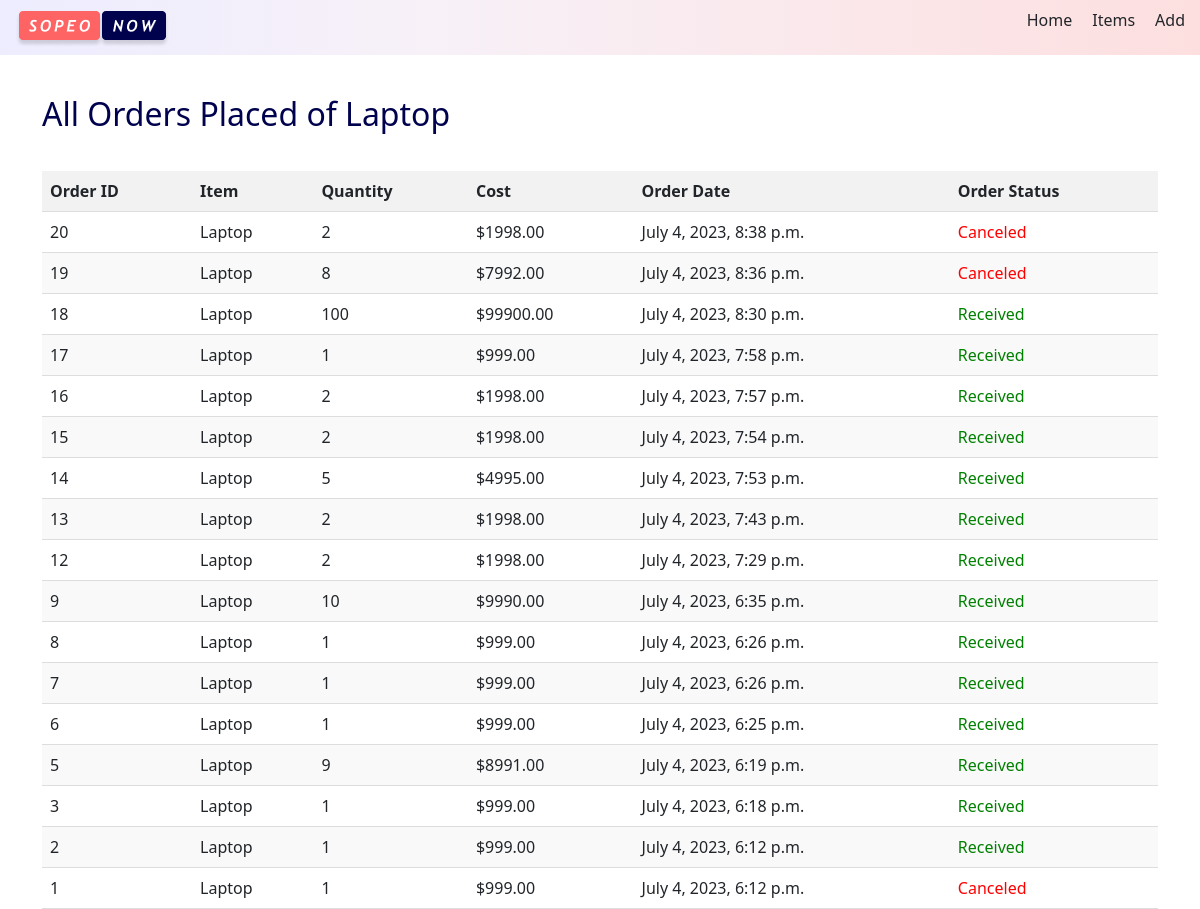
The app's page /items/15/orders/ with its own data.
### inventory/models.py (models this page shows, shortened)
class Inventory(models.Model):
    name = models.CharField(max_length=100)
    iin = models.CharField(max_length=100, unique=True)
    cost = models.DecimalField(max_digits=10, decimal_places=2)
    quantity = models.PositiveIntegerField()
    quantity_sold = models.PositiveIntegerField(default=0)
    selling_price = models.DecimalField(max_digits=10, decimal_places=2)
    profit_earned = models.DecimalField(max_digits=10, decimal_places=2, default=0)
    revenue = models.DecimalField(max_digits=10, decimal_places=2, default=0)
    class Meta:
        app_label = "inventory"

class Order(models.Model):
    item = models.ForeignKey(Inventory, on_delete=models.CASCADE, related_name="orders")
    quantity = models.PositiveIntegerField()
    cost = models.DecimalField(max_digits=10, decimal_places=2)
    orderdttm = models.DateTimeField(auto_now_add=True)
    is_received = models.BooleanField(default=False)
    is_canceled = models.BooleanField(default=False)
    class Meta:
        app_label = "inventory"

### inventory/views.py (the view)
# urls.py: path("items/<int:item_id>/orders/", item_orders, name="item_orders"),
def item_orders(request, item_id):
    item = Inventory.objects.get(id=item_id)
    orders = Order.objects.filter(item=item).order_by("-orderdttm")
    context = {"item": item, "orders": orders}
    return render(request, "inventory/item_orders.html", context)

### inventory/templates/inventory/item_orders.html
{% extends "base.html" %}
{% block content %}
<div class="container">
    <h2>All Orders Placed of {{ item.name }}</h2>
    {% if orders %}
    <table class="orders-table">
        <thead>
            <tr>
                <th>Order ID</th>
                <th>Item</th>
                <th>Quantity</th>
                <th>Cost</th>
                <th>Order Date</th>
                <th>Order Status</th>
            </tr>
        </thead>
        <tbody>
            {% for order in orders %}
            <tr>
                <td>{{ order.id }}</td>
                <td>{{ order.item.name }}</td>
                <td>{{ order.quantity }}</td>
                <td>${{ order.cost }}</td>
                <td>{{ order.orderdttm }}</td>
                <td>
                    {% if order.is_received %}
                    <span style="color: green;">Received</span>
                    {% elif order.is_canceled %}
                    <span style="color: red;">Canceled</span>
                    {% else %}
                    <a href="{% url 'confirm_order_received' order.id %}">Accept Order</a> |
                    <a href="{% url 'confirm_order_canceled' order.id %}">Decline Order</a>
                    {% endif %}
                </td>
            </tr>
            {% endfor %}
        </tbody>
    </table>
    {% else %}
    <p>No orders placed.</p>
    {% endif %}
</div>
{% load static %}
<link rel="stylesheet" type="text/css" href="{% static 'css/order_history.css' %}">
{% endblock %}

### static/css/order_history.css (style rules this page uses)
h2 { color: #01024e; padding-bottom: 30px; }
.container { padding-top: 40px; }
.orders-table { width: 100%; border-collapse: collapse; }
.orders-table th, .orders-table td { padding: 8px; text-align: left; border-bottom: 1px solid #ddd; }
.orders-table th { background-color: #f2f2f2; }
.orders-table tr:nth-child(even) { background-color: #f9f9f9; }

### records on screen
Inventory: name "Laptop"
Order: id "20", item.name "Laptop", quantity "2", cost "1998.00", orderdttm "July 4, 2023, 8:38 p.m.", is_received "Canceled"
Order: id "19", item.name "Laptop", quantity "8", cost "7992.00", orderdttm "July 4, 2023, 8:36 p.m.", is_received "Canceled"
Order: id "18", item.name "Laptop", quantity "100", cost "99900.00", orderdttm "July 4, 2023, 8:30 p.m.", is_received "Received"
Order: id "17", item.name "Laptop", quantity "1", cost "999.00", orderdttm "July 4, 2023, 7:58 p.m.", is_received "Received"
Order: id "16", item.name "Laptop", quantity "2", cost "1998.00", orderdttm "July 4, 2023, 7:57 p.m.", is_received "Received"
Order: id "15", item.name "Laptop", quantity "2", cost "1998.00", orderdttm "July 4, 2023, 7:54 p.m.", is_received "Received"
Order: id "14", item.name "Laptop", quantity "5", cost "4995.00", orderdttm "July 4, 2023, 7:53 p.m.", is_received "Received"
Order: id "13", item.name "Laptop", quantity "2", cost "1998.00", orderdttm "July 4, 2023, 7:43 p.m.", is_received "Received"
Order: id "12", item.name "Laptop", quantity "2", cost "1998.00", orderdttm "July 4, 2023, 7:29 p.m.", is_received "Received"
Order: id "9", item.name "Laptop", quantity "10", cost "9990.00", orderdttm "July 4, 2023, 6:35 p.m.", is_received "Received"
Order: id "8", item.name "Laptop", quantity "1", cost "999.00", orderdttm "July 4, 2023, 6:26 p.m.", is_received "Received"
Order: id "7", item.name "Laptop", quantity "1", cost "999.00", orderdttm "July 4, 2023, 6:26 p.m.", is_received "Received"
Order: id "6", item.name "Laptop", quantity "1", cost "999.00", orderdttm "July 4, 2023, 6:25 p.m.", is_received "Received"
Order: id "5", item.name "Laptop", quantity "9", cost "8991.00", orderdttm "July 4, 2023, 6:19 p.m.", is_received "Received"
Order: id "3", item.name "Laptop", quantity "1", cost "999.00", orderdttm "July 4, 2023, 6:18 p.m.", is_received "Received"
Order: id "2", item.name "Laptop", quantity "1", cost "999.00", orderdttm "July 4, 2023, 6:12 p.m.", is_received "Received"
Order: id "1", item.name "Laptop", quantity "1", cost "999.00", orderdttm "July 4, 2023, 6:12 p.m.", is_received "Canceled"
